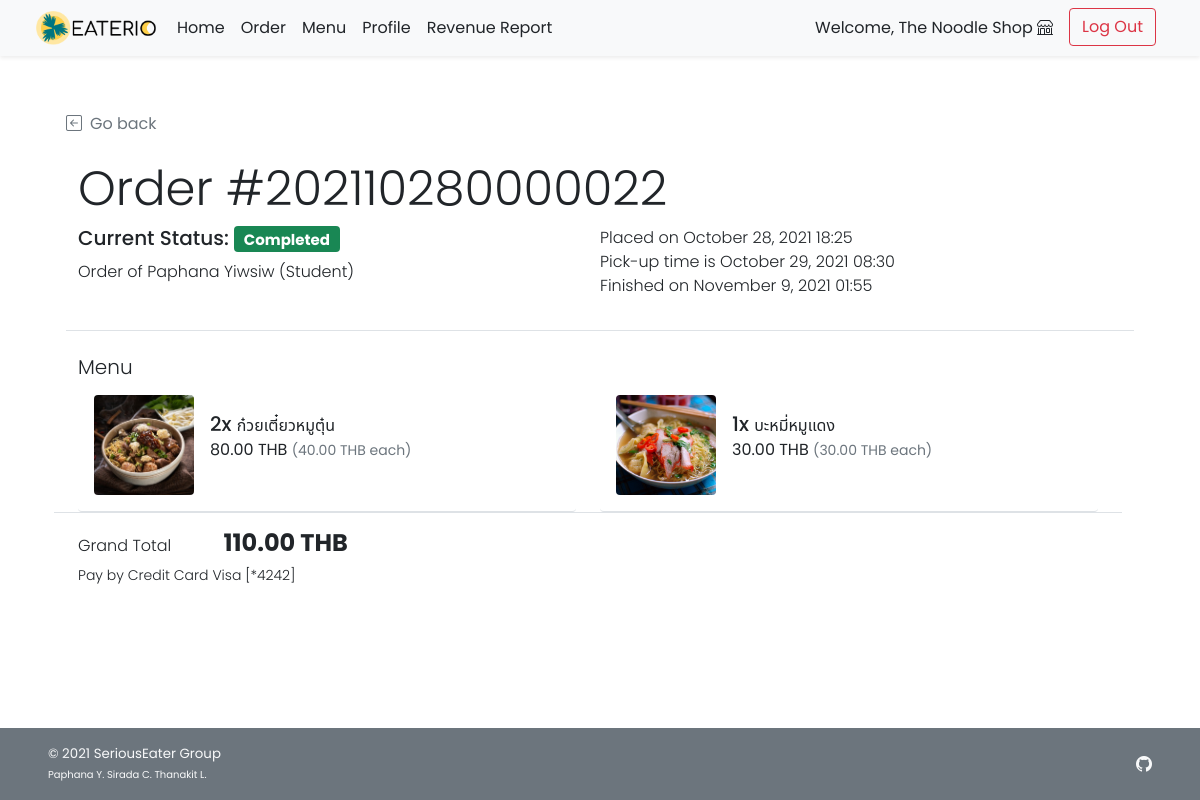
Screenshot of /shop/shop_order_detail.php?orh_id=22 (signed in) with the database file from the repository.
### tables this page shows
CREATE TABLE `order_header` (
  `orh_id` int(11) NOT NULL,
  `orh_refcode` varchar(15) DEFAULT NULL,
  `c_id` int(11) NOT NULL,
  `s_id` int(11) NOT NULL,
  `p_id` int(11) NOT NULL,
  `orh_ordertime` timestamp NOT NULL DEFAULT current_timestamp(),
  `orh_pickuptime` datetime NOT NULL,
  `orh_orderstatus` varchar(10) NOT NULL,
  `orh_finishedtime` datetime DEFAULT NULL
);

CREATE TABLE `customer` (
  `c_id` int(11) NOT NULL,
  `c_username` varchar(45) NOT NULL,
  `c_pwd` varchar(45) NOT NULL,
  `c_firstname` varchar(45) NOT NULL,
  `c_lastname` varchar(45) NOT NULL,
  `c_email` varchar(100) NOT NULL,
  `c_gender` varchar(1) NOT NULL COMMENT 'M for Male, F for Female',
  `c_type` varchar(3) NOT NULL COMMENT 'Type of customer in this canteen (STD for student, INS for instructor, STF for staff, GUE for guest, ADM for admin, OTH for other)'
);

CREATE TABLE `order_detail` (
  `ord_id` int(11) NOT NULL,
  `orh_id` int(11) NOT NULL,
  `f_id` int(11) NOT NULL,
  `ord_amount` int(11) NOT NULL,
  `ord_buyprice` decimal(6,2) NOT NULL COMMENT 'To keep the snapshot of selected menu cost at the time of the purchase.',
  `ord_note` text DEFAULT NULL
);

CREATE TABLE `food` (
  `f_id` int(11) NOT NULL,
  `s_id` int(11) NOT NULL,
  `f_name` varchar(100) NOT NULL,
  `f_price` decimal(6,2) NOT NULL,
  `f_todayavail` tinyint(4) NOT NULL DEFAULT 1 COMMENT 'Food is available to order or not',
  `f_preorderavail` tinyint(4) NOT NULL DEFAULT 1,
  `f_pic` text DEFAULT NULL
);

CREATE TABLE `payment` (
  `p_id` int(11) NOT NULL,
  `c_id` int(11) NOT NULL,
  `p_type` varchar(45) NOT NULL,
  `p_amount` decimal(7,2) NOT NULL,
  `p_detail` text DEFAULT NULL
);

### shop/shop_order_detail.php (the view, shortened to what this page needs)
<!DOCTYPE html>
<html lang="en">
<head>
    <?php
        include("../conn_db.php");
        include('../head.php');
    ?>
    <link href="../css/main.css" rel="stylesheet">
    <link href="../css/menu.css" rel="stylesheet">
</head>
<body class="d-flex flex-column h-100">
    <?php include('nav_header_shop.php')?>
    <?php
        $orh_id = $_GET["orh_id"];
        $orh_query = "SELECT * FROM order_header WHERE orh_id = {$orh_id}";
        $orh_arr = $mysqli -> query($orh_query) -> fetch_array();
    ?>
    <div class="container px-5 pt-4" id="cart-body">
        <div class="row my-4 border-bottom">
            <a class="nav nav-item text-decoration-none text-muted mb-2" href="#" onclick="history.back();">
                <i class="bi bi-arrow-left-square me-2"></i>Go back
            </a>
            <h2 class="pt-3 display-5">Order #<?php echo $orh_arr["orh_refcode"];?></h2>
            <div class="row row-cols-1 row-cols-md-2">
                <div class="col mb-2 mb-md-0">
                    <ul class="list-unstyled fw-light">
                        <li class="list-item mb-2">
                            <?php if($orh_arr["orh_orderstatus"]=="ACPT"){ ?>
                            <h5>Current Status: <span class="fw-bold badge bg-info text-dark">Accepted</span></h5>
                            <?php }else if($orh_arr["orh_orderstatus"]=="PREP"){ ?>
                            <h5>Current Status: <span class="fw-bold badge bg-warning text-dark">Preparing</span></h5>
                            <?php }else if($orh_arr["orh_orderstatus"]=="RDPK"){ ?>
                            <h5>Current Status: <span class="fw-bold badge bg-primary text-white">Ready to pick up</span></h5>
                            <?php }else if($orh_arr["orh_orderstatus"]=="FNSH"){?>
                            <h5>Current Status: <span class="fw-bold badge bg-success text-white">Completed</span></h5>
                            <?php } ?>
                        </li>
                        <li class="list-item">Order of
                            <?php
                                $cust_query = "SELECT c_firstname,c_lastname,c_type FROM customer WHERE c_id = {$orh_arr['c_id']};";
                                $cust_arr = $mysqli -> query($cust_query) -> fetch_array();
                                switch($cust_arr["c_type"]){
                                    case "STD": $cust_type = "Student"; break;
                                }
                                echo "{$cust_arr['c_firstname']} {$cust_arr['c_lastname']} ({$cust_type})";
                            ?>
                        </li>
                    </ul>
                </div>
                <div class="col">
                    <ul class="list-unstyled fw-light">
                        <?php
                            $od_placedate = (new Datetime($orh_arr["orh_ordertime"])) -> format("F j, Y H:i");
                            $od_pickupdate = (new Datetime($orh_arr["orh_pickuptime"])) -> format("F j, Y H:i");
                        ?>
                        <li>Placed on <?php echo $od_placedate;?></li>
                        <li>Pick-up time is <?php echo $od_pickupdate;?></li>
                        <?php if($orh_arr["orh_orderstatus"]!="FNSH"){ ?>
                        <li>The order is not finish yet.</li>
                        <?php }else{
                            $od_finishtime = (new Datetime($orh_arr["orh_finishedtime"])) -> format("F j, Y H:i");
                        ?>
                        <li>Finished on <?php echo $od_finishtime;?></li>
                        <?php } ?>
                    </ul>
                </div>
            </div>
        </div>
        <div class="row mb-5">
            <div class="col">
                <div class="row row-cols-1">
                    <div class="col">
                        <h5 class="fw-light">Menu</h5>
                    </div>
                    <div class="col row row-cols-1 row-cols-md-2 border-bottom">
                        <?php
                            $ord_query = "SELECT f.f_id,f.f_name,f.f_pic,ord.ord_amount,ord.ord_buyprice,ord_note FROM order_detail ord INNER JOIN food f ON ord.f_id = f.f_id WHERE ord.orh_id = {$orh_id}";
                            $ord_result = $mysqli -> query($ord_query);
                            while($ord_row = $ord_result -> fetch_array()){
                        ?>
                        <div class="col">
                            <ul class="list-group">
                                    <li
                                        class="list-group-item d-flex border-0 pb-3 border-bottom w-100 justify-content-between align-items-center">
                                        <div class="image-parent">
                                            <img <?php
                                            if(is_null($ord_row["f_pic"])){echo "src='../img/default.png'";}
                                            else{echo "src=\"../img/{$ord_row['f_pic']}\"";}
                                        ?> class="img-fluid rounded"
                                                style="width: 100px; height:100px; object-fit:cover;"
                                                alt="<?php echo $ord_row["f_name"]?>">
                                        </div>
                                        <div class="ms-3 me-auto">
                                            <div class="fw-normal"><span class="h5"><?php echo $ord_row["ord_amount"]?>x
                                                </span><?php echo $ord_row["f_name"]?>
                                                <p><?php printf("%.2f THB <small class='text-muted'>(%.2f THB each)</small>",$ord_row["ord_buyprice"]*$ord_row["ord_amount"],$ord_row["ord_buyprice"]);?><br />
                                                </p>
                                            </div>
                                        </div>
                                    </li>
                            </ul>
                        </div>
                        <?php } ?>
                    </div>
                    <div class="col my-3">
                        <ul class="list-inline justify-content-between">
                            <li class="list-inline-item fw-light me-5">Grand Total</li>
                            <li class="list-inline-item fw-bold h4">
                                <?php
                                    $gt_query = "SELECT SUM(ord_amount*ord_buyprice) AS gt FROM order_detail WHERE orh_id = {$orh_id}";
                                    $gt_arr = $mysqli -> query($gt_query) -> fetch_array();
                                    printf("%.2f THB",$gt_arr["gt"]);
                                ?>
                            </li>
                            <li class="list-item fw-light small">Pay by
                                <?php
                                    $py_query = "SELECT p_type,p_detail FROM payment WHERE p_id = {$orh_arr['p_id']} LIMIT 0,1;";
                                    $py_arr = $mysqli -> query($py_query) -> fetch_array();
                                    switch($py_arr["p_type"]){
                                        case "CRDC": echo "Credit Card"; break;
                                    }
                                    echo " ".$py_arr["p_detail"];
                                ?>
                            </li>
                        </ul>
                    </div>
                </div>
            </div>
        </div>
    </div>
    <footer
        class="footer d-flex flex-wrap justify-content-between align-items-center px-5 py-3 mt-auto bg-secondary text-light">
        <span class="smaller-font">&copy; 2021 SeriousEater Group<br /><span class="xsmall-font">Paphana Y. Sirada C.
                Thanakit L.</span></span>
        <ul class="nav justify-content-end list-unstyled d-flex">
            <li class="ms-3"><a class="text-light" target="_blank" href="https://github.com/waterthatfrozen/EATERIO"><i
                        class="bi bi-github"></i></a></li>
        </ul>
    </footer>
</body>
</html>

### css/main.css (style rules this page uses)
html { height: 100%; }
body { height: 100%; padding-top: 4rem; margin-bottom: -50px; font-family: 'Poppins', 'Noto Sans Thai', sans-serif; }
a { cursor: pointer; }
.bi { vertical-align: -.125em; fill: currentColor; }
.text-white { color: white; }
.smaller-font { font-size: smaller; }
.xsmall-font { font-size: x-small; }

### css/menu.css (style rules this page uses)
html, body { height: 100%; }
.image-parent { max-width: 100px; }

### rows the page displays
order_header: orh_refcode "202110280000022", orh_ordertime "October 28, 2021 18:25", orh_pickuptime "October 29, 2021 08:30", orh_finishedtime "November 9, 2021 01:55"
customer: c_firstname "Paphana", c_lastname "Yiwsiw", c_type "Student"
order_detail: f.f_pic (picture), ord_amount "2", f.f_name "ก๋วยเตี๋ยวหมูตุ๋น", $ord_row["ord_buyprice"]*$ord_row["ord_amount"] "80.00", ord_buyprice "40.00"
order_detail: f.f_pic (picture), ord_amount "1", f.f_name "บะหมี่หมูแดง", $ord_row['ord_buyprice']*$ord_row['ord_amount'] "30.00", ord_buyprice "30.00"
payment: p_detail "Visa [*4242]"

### other values shown
$_SESSION['shopname'] "The Noodle Shop"
$gt_arr["gt"] "110.00"
